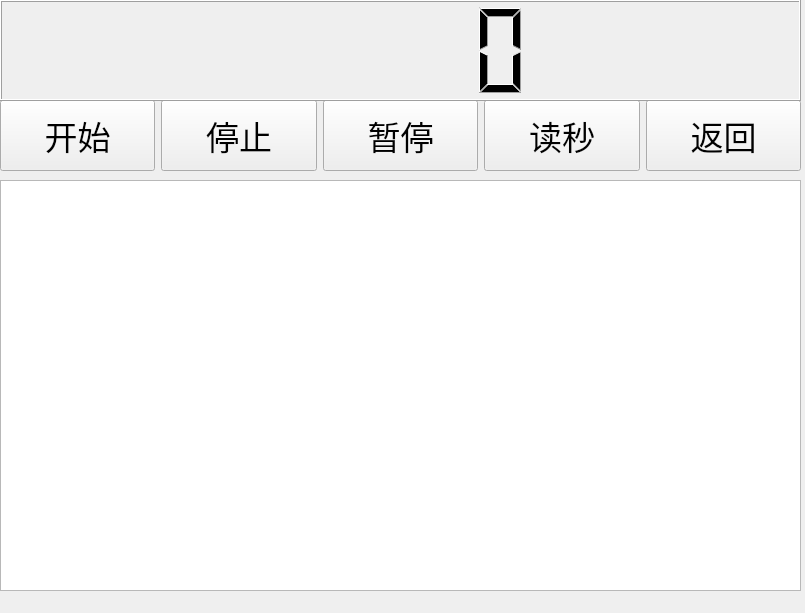
<?xml version="1.0" encoding="UTF-8"?>
<ui version="4.0">
 <class>ClockWindow</class>
 <widget class="QMainWindow" name="ClockWindow">
  <property name="geometry">
   <rect>
    <x>0</x>
    <y>0</y>
    <width>805</width>
    <height>613</height>
   </rect>
  </property>
  <property name="windowTitle">
   <string>MainWindow</string>
  </property>
  <widget class="QWidget" name="centralwidget">
   <widget class="QTextBrowser" name="tb_display">
    <property name="geometry">
     <rect>
      <x>0</x>
      <y>180</y>
      <width>801</width>
      <height>411</height>
     </rect>
    </property>
    <property name="font">
     <font>
      <pointsize>18</pointsize>
     </font>
    </property>
   </widget>
   <widget class="QWidget" name="layoutWidget">
    <property name="geometry">
     <rect>
      <x>0</x>
      <y>100</y>
      <width>801</width>
      <height>71</height>
     </rect>
    </property>
    <property name="font">
     <font>
      <pointsize>25</pointsize>
     </font>
    </property>
    <layout class="QHBoxLayout" name="horizontalLayout_2">
     <item>
      <widget class="QPushButton" name="btn_start">
       <property name="sizePolicy">
        <sizepolicy hsizetype="Minimum" vsizetype="Expanding">
         <horstretch>0</horstretch>
         <verstretch>0</verstretch>
        </sizepolicy>
       </property>
       <property name="font">
        <font>
         <pointsize>25</pointsize>
        </font>
       </property>
       <property name="text">
        <string>开始</string>
       </property>
      </widget>
     </item>
     <item>
      <widget class="QPushButton" name="btn_stop">
       <property name="sizePolicy">
        <sizepolicy hsizetype="Minimum" vsizetype="Expanding">
         <horstretch>0</horstretch>
         <verstretch>0</verstretch>
        </sizepolicy>
       </property>
       <property name="font">
        <font>
         <pointsize>25</pointsize>
        </font>
       </property>
       <property name="text">
        <string>停止</string>
       </property>
      </widget>
     </item>
     <item>
      <widget class="QPushButton" name="btn_pause">
       <property name="sizePolicy">
        <sizepolicy hsizetype="Minimum" vsizetype="Expanding">
         <horstretch>0</horstretch>
         <verstretch>0</verstretch>
        </sizepolicy>
       </property>
       <property name="font">
        <font>
         <pointsize>25</pointsize>
        </font>
       </property>
       <property name="text">
        <string>暂停</string>
       </property>
      </widget>
     </item>
     <item>
      <widget class="QPushButton" name="btn_point">
       <property name="sizePolicy">
        <sizepolicy hsizetype="Minimum" vsizetype="Expanding">
         <horstretch>0</horstretch>
         <verstretch>0</verstretch>
        </sizepolicy>
       </property>
       <property name="font">
        <font>
         <pointsize>25</pointsize>
        </font>
       </property>
       <property name="text">
        <string>读秒</string>
       </property>
      </widget>
     </item>
     <item>
      <widget class="QPushButton" name="btn_back">
       <property name="sizePolicy">
        <sizepolicy hsizetype="Minimum" vsizetype="Expanding">
         <horstretch>0</horstretch>
         <verstretch>0</verstretch>
        </sizepolicy>
       </property>
       <property name="font">
        <font>
         <pointsize>25</pointsize>
        </font>
       </property>
       <property name="text">
        <string>返回</string>
       </property>
      </widget>
     </item>
    </layout>
   </widget>
   <widget class="QWidget" name="layoutWidget1">
    <property name="geometry">
     <rect>
      <x>0</x>
      <y>0</y>
      <width>801</width>
      <height>101</height>
     </rect>
    </property>
    <layout class="QHBoxLayout" name="horizontalLayout">
     <item>
      <widget class="QLCDNumber" name="lcd_play"/>
     </item>
    </layout>
   </widget>
  </widget>
 </widget>
 <resources/>
 <connections/>
</ui>
